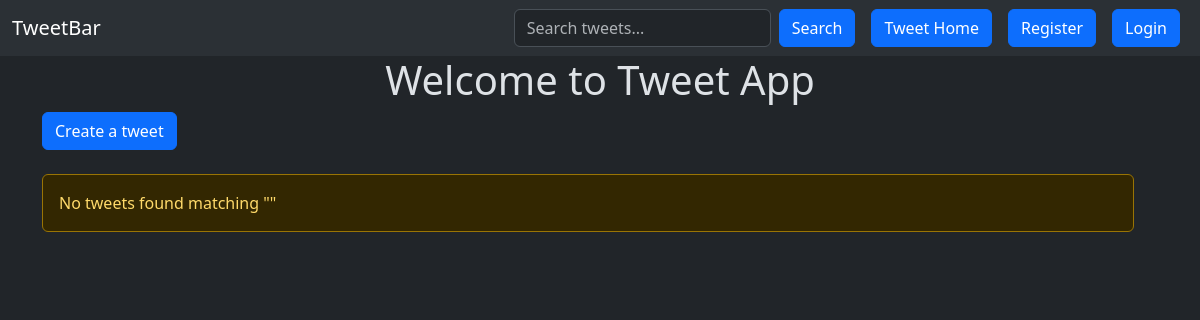
The page /tweet/ on the database as committed earlier.
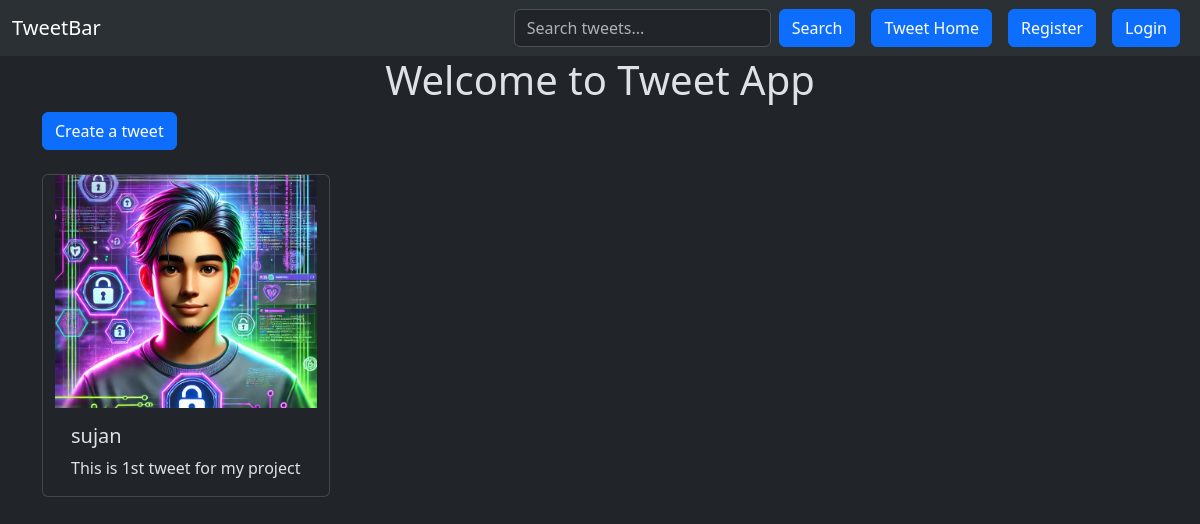
The same page on the database as committed later.
### tweet/models.py (models this page shows, shortened)
class Tweet(models.Model):
    user=models.ForeignKey(User,on_delete=models.CASCADE)
    text=models.TextField(max_length=240)
    photo=models.ImageField(upload_to='photos/', blank=True,null=True)
    created_at=models.DateTimeField(auto_now_add=True)
    updated_at=models.DateTimeField(auto_now=True)

### tweet/views.py (the view)
# urls.py: path("", views.tweet_list, name="tweet_list"),
def tweet_list(request):
    query = request.GET.get("q", "")  # Get search query from URL
    if query:
        tweets = Tweet.objects.filter(text__icontains=query).order_by("-created_at")
    else:
        tweets = Tweet.objects.all().order_by("-created_at")
    return render(request, "tweet_list.html", {"tweets": tweets, "query": query})

### tweet/templates/tweet_list.html (shortened to what this page needs)
{% extends "layout.html" %}
{% block content %}
  <h1 class="text-center">Welcome to Tweet App</h1>
  <a class="btn btn-primary mb-4" href="{% url 'tweet_create' %}">Create a tweet</a>
  <div class="container row gap-3">
    {% for tweet in tweets %}
      <div class="card" style="width: 18rem">
        <img src="{{ tweet.photo.url }}" class="card-img-top" alt="..." />
        <div class="card-body">
          <h5 class="card-title">{{ tweet.user.username }}</h5>
          <p class="card-text">{{ tweet.text }}</p>
        </div>
      </div>
    {% empty %}
      <div class="alert alert-warning" role="alert">
        No tweets found matching "{{ query }}"
      </div>
    {% endfor %}
  </div>
{% endblock %}

### templates/layout.html (shortened to what this page needs)
{% load static %}
<!DOCTYPE html>
<html lang="en" data-bs-theme="dark">
  <head>
    <link
      href="https://cdn.jsdelivr.net/npm/bootstrap@5.3.3/dist/css/bootstrap.min.css"
      rel="stylesheet"
    />
  </head>
  <body>
    <nav class="navbar navbar-expand-lg bg-body-tertiary">
      <div class="container-fluid">
        <a class="navbar-brand" href="#">TweetBar</a>
        <div class="collapse navbar-collapse justify-content-end" id="navbarSupportedContent">
          <form method="GET" action="{% url 'tweet_list' %}" class="d-flex me-2">
            <input type="text" name="q" value="{{ query }}" placeholder="Search tweets..." class="form-control me-2">
            <button type="submit" class="btn btn-primary">Search</button>
          </form>
          <a href="{% url 'tweet_list' %}" class="btn btn-primary mx-2">Tweet Home</a>
          {% if user.is_authenticated %}
          <form method="post" action="{% url 'logout' %}" class="d-inline">
            {% csrf_token %}
            <button type="submit" class="btn btn-danger">Logout</button>
          </form>
          {% else %}
          <a href="{% url 'register' %}" class="btn btn-primary mx-2">Register</a>
          <a href="{% url 'login' %}" class="btn btn-primary mx-2">Login</a>
          {% endif %}
        </div>
      </div>
    </nav>
    <div class="container">
    {% block content %}
    {% endblock %}</div>
  </body>
</html>

Rows that differ between the two databases and show on the page:
added Tweet: photo (picture), user.username "sujan", text "This is 1st tweet for my project"
Other text that changed with them:
text no longer shown: "No tweets found matching \" \""
